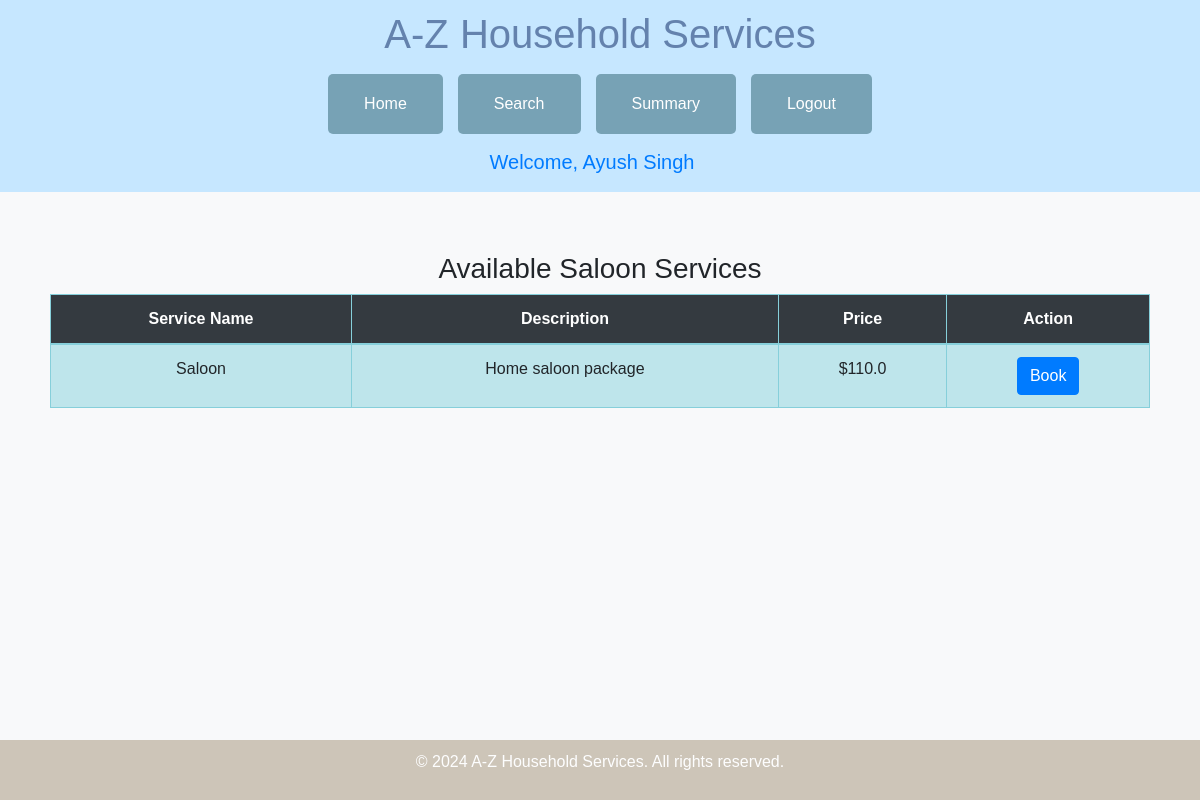
The app's page /customer/dashboard/saloon_services (signed in) with its own data.
### models.py (models this page shows)
class Customer(UserMixin, db.Model):
    id = db.Column(UUID(as_uuid=True), primary_key=True, default=uuid.uuid4)
    name = db.Column(db.String(80))
    email = db.Column(db.String(120), unique=True)
    password = db.Column(db.String(80))
    address = db.Column(db.String(80))
    pincode = db.Column(db.Integer)
    is_blocked=db.Column(db.Boolean, default=False)

class Service(db.Model):
    id = db.Column(UUID(as_uuid=True), primary_key=True, default=uuid.uuid4)
    name = db.Column(db.String(80))
    price = db.Column(db.Float)
    description = db.Column(db.String(200))
    time_required = db.Column(db.String(50))

### app.py (the view)
@app.route('/customer/dashboard/saloon_services',)
@login_required
def saloon_services():
    cs2=Service.query.filter(
        or_(
        Service.name.ilike('%Saloon%'),
        Service.description.ilike('%Hair%')
        )
    ).all()
    print(cs2)
    return render_template("customer/saloon_services.html", services=cs2, customer=current_user)

### app.py (called while the page is built)
@login_manager.user_loader
def load_user(user_id):
    try:
        user_uuid=uuid.UUID(user_id)
        return db.session.get(Admin, user_uuid) or \
            db.session.get(Customer, user_uuid) or \
            db.session.get(Professional, user_uuid)
    except ValueError:
        return None

### templates/customer/saloon_services.html (shortened to what this page needs)
{% extends "customer/base_customer_dash.html" %}
{% block greet%} {{customer.name}} {% endblock %}
{% block content %}
<div class="container">
    <h3>Available Saloon Services</h3>
    <table class="table table-bordered  table-info table-hover">
        <thead class="table-dark">
            <tr>
                <th>Service Name</th>
                <th>Description</th>
                <th>Price</th>
                <th>Action</th>
            </tr>
        </thead>
        <tbody>
            {% for service in services %}
            <tr>
                <td>{{ service.name }}</td>
                <td>{{ service.description }}</td>
                <td>${{ service.price }}</td>
                <td>
                    <a href="{{ url_for('book_service', service_id=service.id) }}" class="btn btn-primary">Book</a>
                </td>
            </tr>
            {% endfor %}
        </tbody>
    </table>
</div>
{% endblock %}

### records on screen
Customer: name "Ayush Singh"
Service: name "Saloon", description "Home saloon package", price "110.0"
